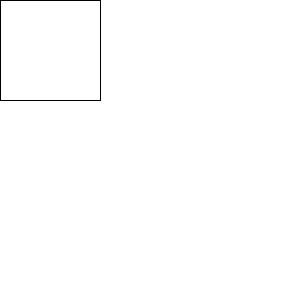
Frame 1 (no input)
Frame 60 (the mouse pressed at the canvas centre just before this capture): identical to frame 1, image omitted
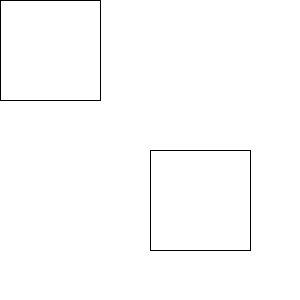
Frame 120 (the mouse held since frame 60 and released just before this capture)

The Processing sketch that drew these frames (run headless with seeded random() and noise(); from frame 60 on, the mouse is pressed at the canvas centre):

// Processing sketch: sketch___4
// ── sketch___4.pde
void setup(){
  size(300,300);
  background(255,255,255);
}

void draw(){
  rect(mouseX,mouseY,100,100);
}
